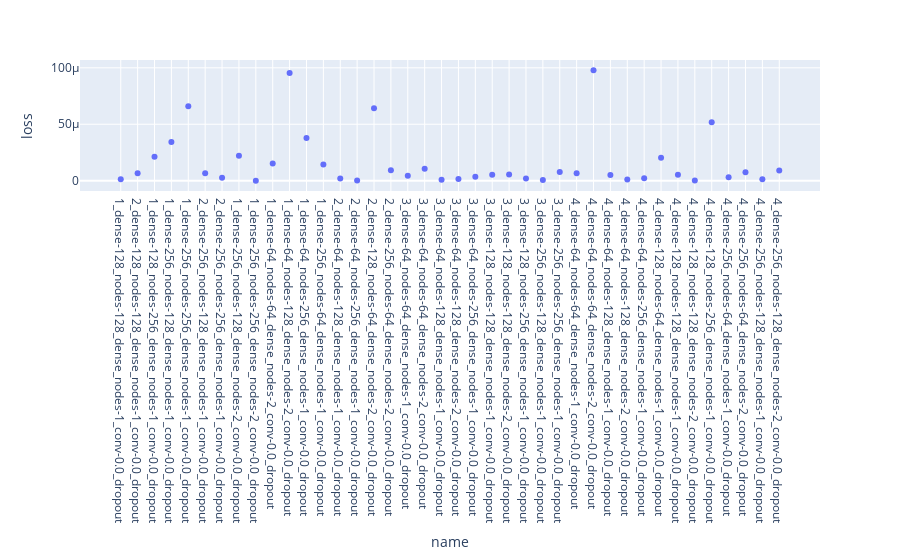

Source (notebook cell):
### Code cell
fig = px.scatter(df, x="name", y="loss")
fig.show()

### Figure 1 — Plotly figure (JSON) as saved in the notebook; plotly's stock layout.template omitted (floating-point values rounded to 4 significant figures)
{"data": [{"hovertemplate": "name=%{x}<br>loss=%{y}<extra></extra>", "legendgroup": "", "marker": {"color": "#636efa", "symbol": "circle"}, "mode": "markers", "name": "", "orientation": "v", "showlegend": false, "type": "scatter", "x": ["1_dense-128_nodes-128_dense_nodes-1_conv-0.0_dropout", "2_dense-128_nodes-128_dense_nodes-1_conv-0.0_dropout", "1_dense-128_nodes-256_dense_nodes-1_conv-0.0_dropout", "1_dense-256_nodes-128_dense_nodes-1_conv-0.0_dropout", "1_dense-256_nodes-256_dense_nodes-1_conv-0.0_dropout", "2_dense-256_nodes-128_dense_nodes-1_conv-0.0_dropout", "2_dense-256_nodes-256_dense_nodes-1_conv-0.0_dropout", "1_dense-256_nodes-128_dense_nodes-2_conv-0.0_dropout", "1_dense-256_nodes-256_dense_nodes-2_conv-0.0_dropout", "1_dense-64_nodes-64_dense_nodes-2_conv-0.0_dropout", "1_dense-64_nodes-128_dense_nodes-2_conv-0.0_dropout", "1_dense-64_nodes-256_dense_nodes-1_conv-0.0_dropout", "1_dense-256_nodes-64_dense_nodes-1_conv-0.0_dropout", "2_dense-64_nodes-128_dense_nodes-1_conv-0.0_dropout", "2_dense-64_nodes-256_dense_nodes-1_conv-0.0_dropout", "2_dense-128_nodes-64_dense_nodes-2_conv-0.0_dropout", "2_dense-256_nodes-64_dense_nodes-2_conv-0.0_dropout", "3_dense-64_nodes-64_dense_nodes-1_conv-0.0_dropout", "3_dense-64_nodes-64_dense_nodes-2_conv-0.0_dropout", "3_dense-64_nodes-128_dense_nodes-1_conv-0.0_dropout", "3_dense-64_nodes-128_dense_nodes-2_conv-0.0_dropout", "3_dense-64_nodes-256_dense_nodes-1_conv-0.0_dropout", "3_dense-128_nodes-128_dense_nodes-1_conv-0.0_dropout", "3_dense-128_nodes-128_dense_nodes-2_conv-0.0_dropout", "3_dense-128_nodes-256_dense_nodes-1_conv-0.0_dropout", "3_dense-256_nodes-128_dense_nodes-1_conv-0.0_dropout", "3_dense-256_nodes-256_dense_nodes-1_conv-0.0_dropout", "4_dense-64_nodes-64_dense_nodes-1_conv-0.0_dropout", "4_dense-64_nodes-64_dense_nodes-2_conv-0.0_dropout", "4_dense-64_nodes-128_dense_nodes-1_conv-0.0_dropout", "4_dense-64_nodes-128_dense_nodes-2_conv-0.0_dropout", "4_dense-64_nodes-256_dense_nodes-1_conv-0.0_dropout", "4_dense-128_nodes-64_dense_nodes-1_conv-0.0_dropout", "4_dense-128_nodes-128_dense_nodes-1_conv-0.0_dropout", "4_dense-128_nodes-128_dense_nodes-2_conv-0.0_dropout", "4_dense-128_nodes-256_dense_nodes-1_conv-0.0_dropout", "4_dense-256_nodes-64_dense_nodes-1_conv-0.0_dropout", "4_dense-256_nodes-64_dense_nodes-2_conv-0.0_dropout", "4_dense-256_nodes-128_dense_nodes-1_conv-0.0_dropout", "4_dense-256_nodes-128_dense_nodes-2_conv-0.0_dropout"], "xaxis": "x", "y": [1.236e-06, 6.608e-06, 2.117e-05, 3.42e-05, 6.59e-05, 6.511e-06, 2.606e-06, 2.217e-05, 1.998e-08, 1.525e-05, 9.536e-05, 3.776e-05, 1.44e-05, 2.05e-06, 1.242e-07, 6.407e-05, 9.301e-06, 4.341e-06, 1.061e-05, 9.015e-07, 1.433e-06, 3.546e-06, 5.21e-06, 5.62e-06, 2.038e-06, 6.71e-07, 7.79e-06, 6.637e-06, 9.778e-05, 5.101e-06, 1.087e-06, 2.249e-06, 2.045e-05, 5.235e-06, 1.703e-07, 5.182e-05, 2.969e-06, 7.428e-06, 1.217e-06, 9.06e-06], "yaxis": "y"}], "layout": {"legend": {"tracegroupgap": 0}, "margin": {"t": 60}, "xaxis": {"anchor": "y", "domain": [0, 1], "title": {"text": "name"}}, "yaxis": {"anchor": "x", "domain": [0, 1], "title": {"text": "loss"}}}}
